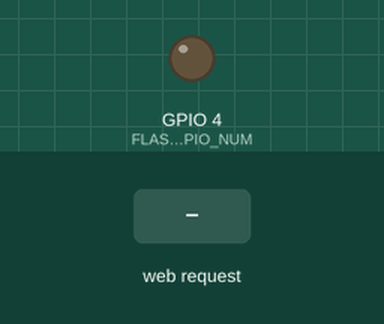
This sketch was run on a simulated ESP32. On the bench: output pins drawn as LEDs (lit = HIGH). The inputs (shaded band) are chosen by the test bench. WiFi joins after 1.5 s; servers stay silent unless stated; the camera gives no picture; not simulated (calls return 0 or success): wifi_credentials.h; what the sketch prints to the serial monitor is not drawn.

Above: at 3.8 s.
3.9 s: HTTP request GET /flash?state=1 received
At 5.1 s:
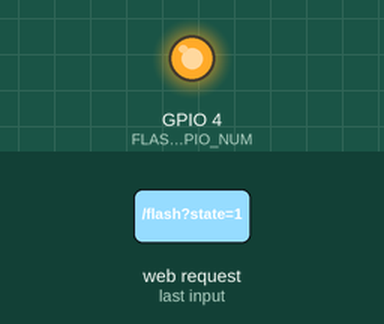
5.4 s: HTTP request GET /flash?state=0 received
At 6.3 s:
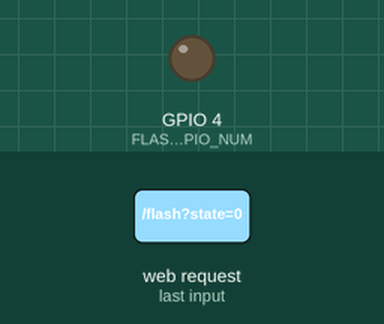
6.9 s: HTTP request GET /flash?state=120 received
At 7.4 s:
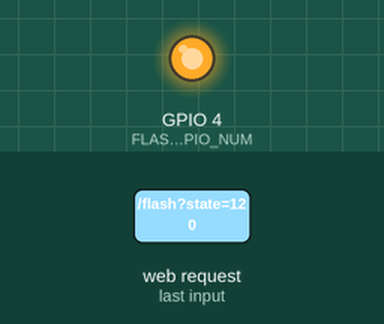
Timing chart, 0 to 9.9 s (numbered marks = the images above; inputs shaded):
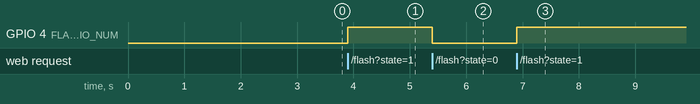

The sketch:

SimpleCamServer.ino
```cpp
#include "esp_camera.h"
#include <WiFi.h>
#include <WebServer.h>

// ==========================================
// CONFIGURACIÓN DE WIFI
// ==========================================
#include "wifi_credentials.h"
const char* ssid = WIFI_SSID;
const char* password = WIFI_PASSWORD;

// Seleccionar modelo de cámara
#define CAMERA_MODEL_AI_THINKER
#include "camera_pins.h"

// Pin del Flash (LED de alta potencia)
#define FLASH_GPIO_NUM 4

// Iniciar servidor en puerto 80
WebServer server(80);

void handleCapture() {
  // Capturar un frame
  camera_fb_t * fb = esp_camera_fb_get();
  if (!fb) {
    Serial.println("Fallo en la captura de la cámara");
    server.send(500, "text/plain", "Error al capturar imagen");
    return;
  }

  // Enviar cabeceras y la imagen JPEG
  server.sendHeader("Content-Disposition", "inline; filename=capture.jpg");
  server.sendHeader("Access-Control-Allow-Origin", "*"); // CORS para pruebas web

  // Enviar el buffer de la imagen
  server.send_P(200, "image/jpeg", (const char *)fb->buf, fb->len);

  // Liberar memoria
  esp_camera_fb_return(fb);
  Serial.println("Foto enviada correctamente");
}

void handleFlash() {
  if (server.hasArg("state")) {
    int state = server.arg("state").toInt();
    digitalWrite(FLASH_GPIO_NUM, state); // 1 = ON, 0 = OFF
    server.send(200, "text/plain", state ? "Flash ENCENDIDO" : "Flash APAGADO");
  } else {
    server.send(400, "text/plain", "Falta parametro 'state'");
  }
}

void handleRestart() {
  Serial.println("Solicitud de reinicio recibida.");
  server.send(200, "text/plain", "Reiniciando camara...");
  delay(1000); // Dar tiempo a que se envíe la respuesta
  ESP.restart();
}

void setup() {
  Serial.begin(115200);
  Serial.setDebugOutput(true);
  Serial.println();

  // Configurar Flash
  pinMode(FLASH_GPIO_NUM, OUTPUT);
  digitalWrite(FLASH_GPIO_NUM, LOW); // Asegurar que arranque apagado

  // Configuración de la cámara
  camera_config_t config;
  config.ledc_channel = LEDC_CHANNEL_0;
  config.ledc_timer = LEDC_TIMER_0;
  config.pin_d0 = Y2_GPIO_NUM;
  config.pin_d1 = Y3_GPIO_NUM;
  config.pin_d2 = Y4_GPIO_NUM;
  config.pin_d3 = Y5_GPIO_NUM;
  config.pin_d4 = Y6_GPIO_NUM;
  config.pin_d5 = Y7_GPIO_NUM;
  config.pin_d6 = Y8_GPIO_NUM;
  config.pin_d7 = Y9_GPIO_NUM;
  config.pin_xclk = XCLK_GPIO_NUM;
  config.pin_pclk = PCLK_GPIO_NUM;
  config.pin_vsync = VSYNC_GPIO_NUM;
  config.pin_href = HREF_GPIO_NUM;
  config.pin_sscb_sda = SIOD_GPIO_NUM;
  config.pin_sscb_scl = SIOC_GPIO_NUM;
  config.pin_pwdn = PWDN_GPIO_NUM;
  config.pin_reset = RESET_GPIO_NUM;
  config.xclk_freq_hz = 20000000;
  config.pixel_format = PIXFORMAT_JPEG;

  // Ajustar calidad según si tiene PSRAM (memoria extra)
  if(psramFound()){
    config.frame_size = FRAMESIZE_UXGA; // 1600x1200
    config.jpeg_quality = 10; // 0-63, menor es mejor calidad
    config.fb_count = 2;
  } else {
    config.frame_size = FRAMESIZE_SVGA;
    config.jpeg_quality = 12;
    config.fb_count = 1;
  }

  // Inicializar cámara
  esp_err_t err = esp_camera_init(&config);
  if (err != ESP_OK) {
    Serial.printf("Error iniciando cámara: 0x%x", err);
    return;
  }

  // Ajustes del sensor para mejorar la imagen (evitar fotos oscuras)
  sensor_t * s = esp_camera_sensor_get();
  if (s != NULL) {
    s->set_brightness(s, 1);     // Aumentar brillo (-2 a 2)
    s->set_contrast(s, 1);       // Aumentar contraste (-2 a 2)
    s->set_saturation(s, 0);     // Saturación (-2 a 2)
    s->set_gain_ctrl(s, 1);      // Activar control de ganancia automático
    s->set_exposure_ctrl(s, 1);  // Activar control de exposición automático
    s->set_aec2(s, 1);           // Activar algoritmo AEC mejorado
    s->set_gainceiling(s, (gainceiling_t)6); // Permitir máxima ganancia en poca luz (0-6)
  }

  // "Calentar" la cámara: Tomar y descartar algunos frames para que el sensor se estabilice
  for (int i = 0; i < 4; i++) {
    camera_fb_t * fb = esp_camera_fb_get();
    esp_camera_fb_return(fb);
    delay(150);
  }

  // Configurar IP Estática (Para evitar que cambie cada vez)
  // Asegúrate de que la IP .25 esté libre en tu red
  IPAddress local_IP(192, 168, 0, 25);
  IPAddress gateway(192, 168, 0, 1);   // Tu Router (según tu nmap anterior)
  IPAddress subnet(255, 255, 255, 0);
  WiFi.config(local_IP, gateway, subnet);

  // Conectar a WiFi
  WiFi.begin(ssid, password);
  while (WiFi.status() != WL_CONNECTED) {
    delay(500);
    Serial.print(".");
  }
  Serial.print("\nWiFi conectado. IP: http://");
  Serial.println(WiFi.localIP());

  // Rutas del servidor
  server.on("/capture", HTTP_GET, handleCapture);
  server.on("/restart", HTTP_GET, handleRestart);
  server.on("/flash", HTTP_GET, handleFlash);
  server.begin();
}

void loop() {
  server.handleClient();
}
```

camera_pins.h
```cpp
// Definición de pines para el módulo ESP32-CAM (Modelo AI Thinker)

#if defined(CAMERA_MODEL_AI_THINKER)
  #define PWDN_GPIO_NUM     32
  #define RESET_GPIO_NUM    -1
  #define XCLK_GPIO_NUM      0
  #define SIOD_GPIO_NUM     26
  #define SIOC_GPIO_NUM     27

  #define Y9_GPIO_NUM       35
  #define Y8_GPIO_NUM       34
  #define Y7_GPIO_NUM       39
  #define Y6_GPIO_NUM       36
  #define Y5_GPIO_NUM       21
  #define Y4_GPIO_NUM       19
  #define Y3_GPIO_NUM       18
  #define Y2_GPIO_NUM        5
  #define VSYNC_GPIO_NUM    25
  #define HREF_GPIO_NUM     23
  #define PCLK_GPIO_NUM     22
#else
  #error "Camera model not selected"
#endif
```

Measured:
- after the input at 3.9 s, GPIO 4 (FLASH_GPIO_NUM): LOW → HIGH at once
- after the input at 5.4 s, GPIO 4 (FLASH_GPIO_NUM): HIGH → LOW at once
- after the input at 6.9 s, GPIO 4 (FLASH_GPIO_NUM): LOW → HIGH at once
